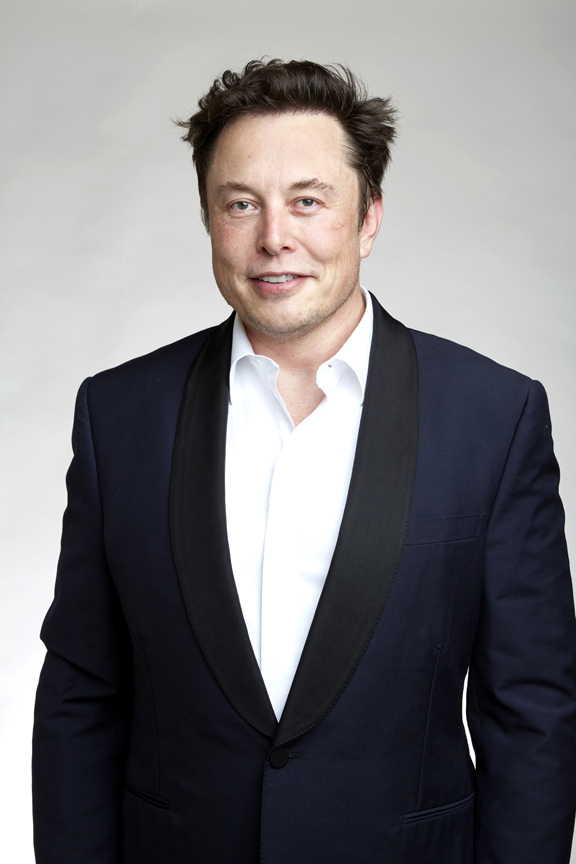
#> input picture 3.jpg, 576 x 864 px
$ python main.py
#> lines starting #> are read from the running program, lines starting #| are printed output that depends on the picture
import matplotlib
import numpy as np
import cv2


img = cv2.imread("3.jpg")
#> img is the input picture: shape (864, 576, 3); mean B, G, R 121.3, 118.8, 120.7
height, width = img.shape[0:2]
#> height = 864; width = 576

rotationMatrix = cv2.getRotationMatrix2D((width/2, height/2), 90, .5)


newImg = cv2.resize(img, (0,0), fx=0.75, fy=0.75)

gray = cv2.cvtColor(newImg, cv2.COLOR_BGR2GRAY)
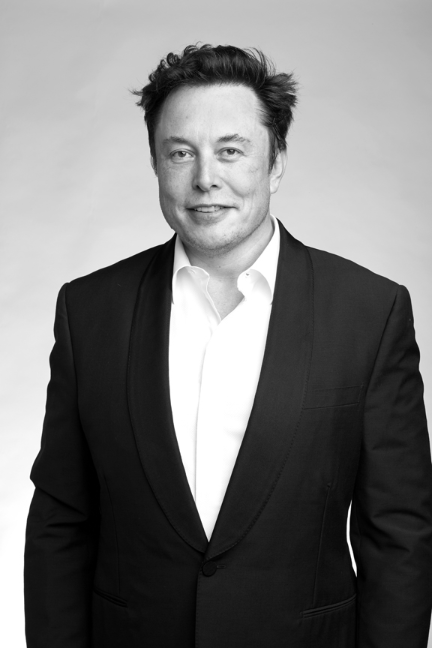
#> gray: shape (648, 432); min 0, max 255, mean 119.6
inverted_img = 255-gray
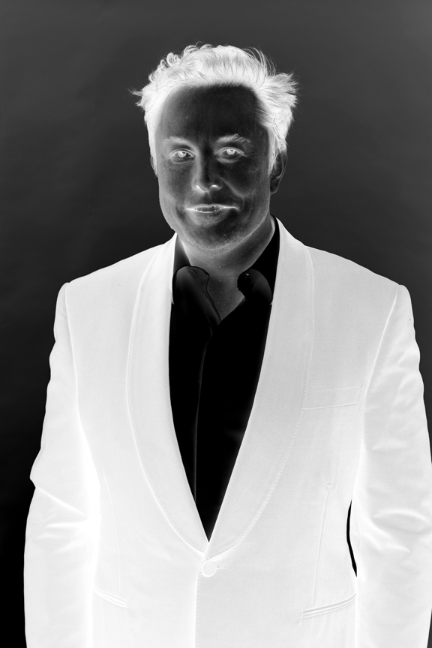
#> inverted_img: shape (648, 432); min 0, max 255, mean 135.4
blur=cv2.blur(inverted_img,(5,5))
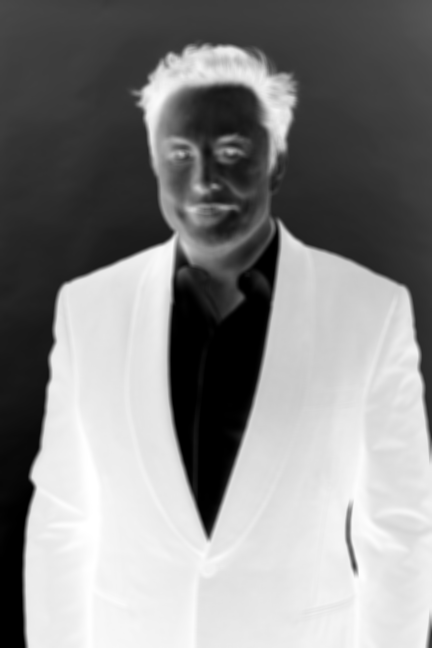
#> blur: shape (648, 432); min 0, max 255, mean 135.4


img_blend= cv2.divide(gray, 255-blur, scale=256)
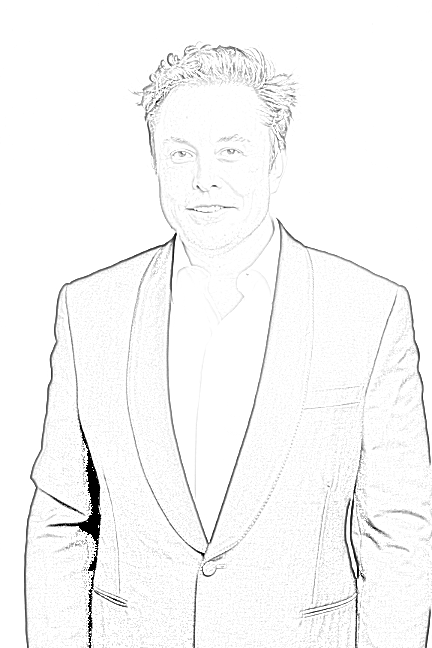
#> img_blend: shape (648, 432); min 0, max 255, mean 247.8
f=cv2.cvtColor(img_blend, cv2.COLOR_GRAY2BGR)
#> (the run stopped early here; a loop or call above may not have finished)

$ run again, with 2.jpg copied over 3.jpg
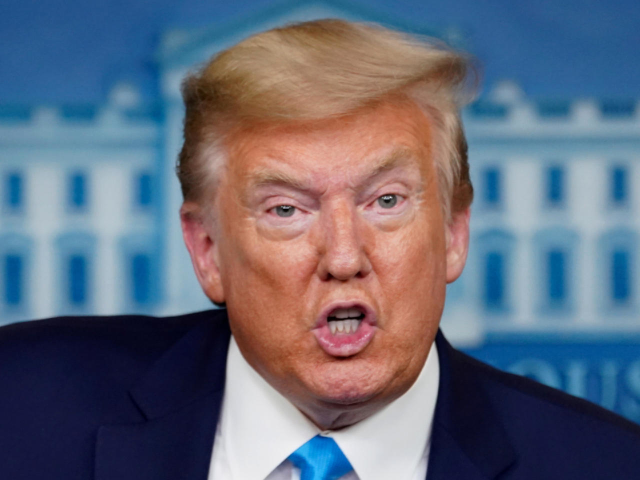
#> input picture 2.jpg, 1280 x 960 px (shown at 1/2 size)
#> img is the input picture: shape (960, 1280, 3); mean B, G, R 122.3, 105.8, 99.6
#> `inverted_img = 255-gray`:
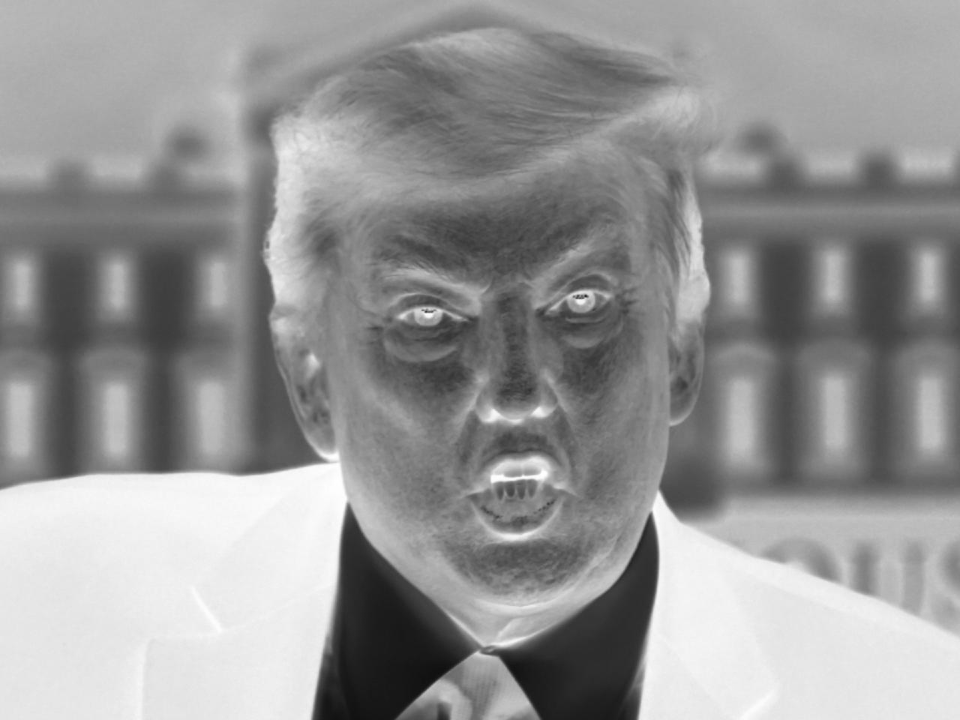
#> inverted_img: shape (720, 960); min 13, max 255, mean 149.2
#> `img_blend= cv2.divide(gray, 255-blur, scale=256)`:
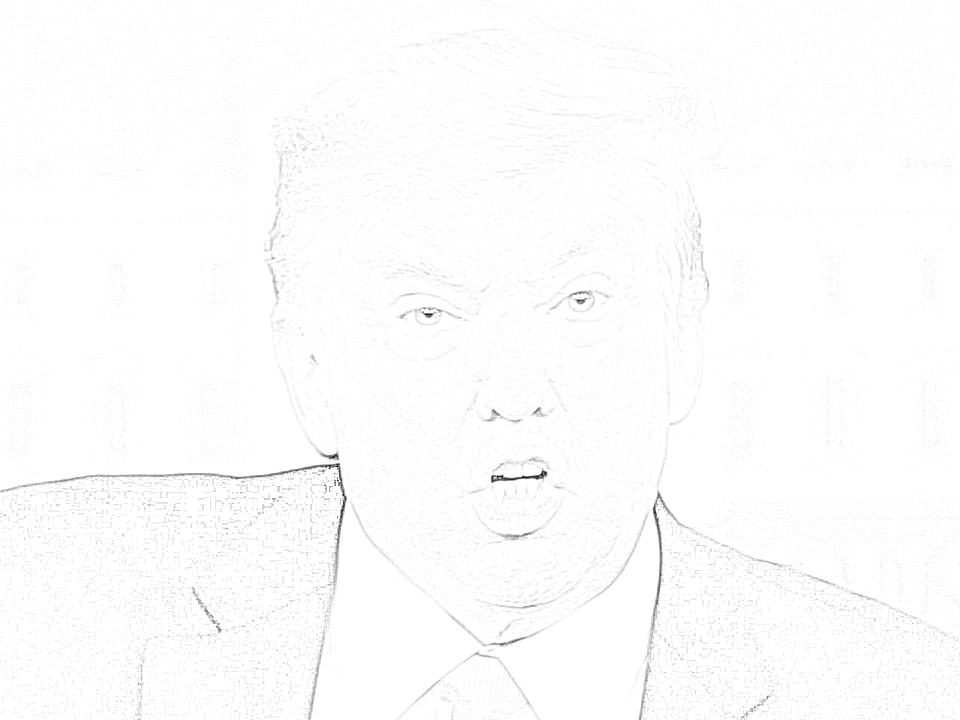
#> img_blend: shape (720, 960); min 0, max 255, mean 252.8

$ run again, with 1.png saved as 3.jpg
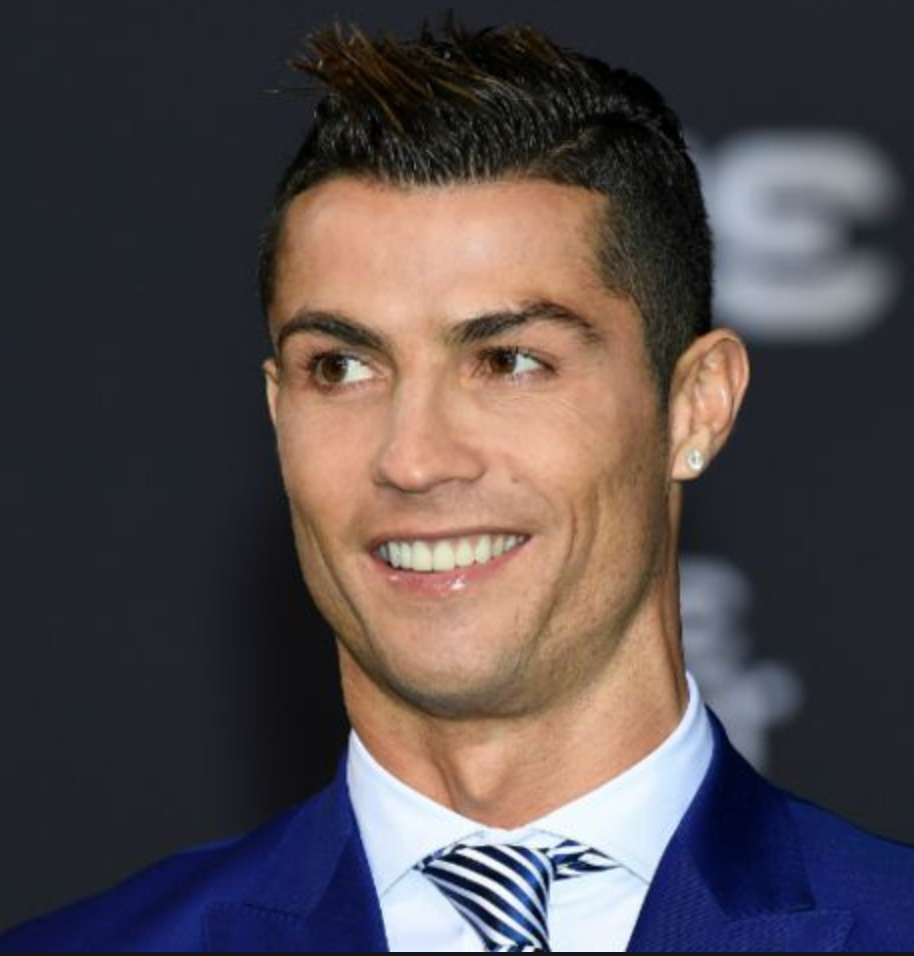
#> input picture 1.png, 914 x 956 px
#> img is the input picture: shape (956, 914, 3); mean B, G, R 76.1, 74.2, 82.6
#> `inverted_img = 255-gray`:
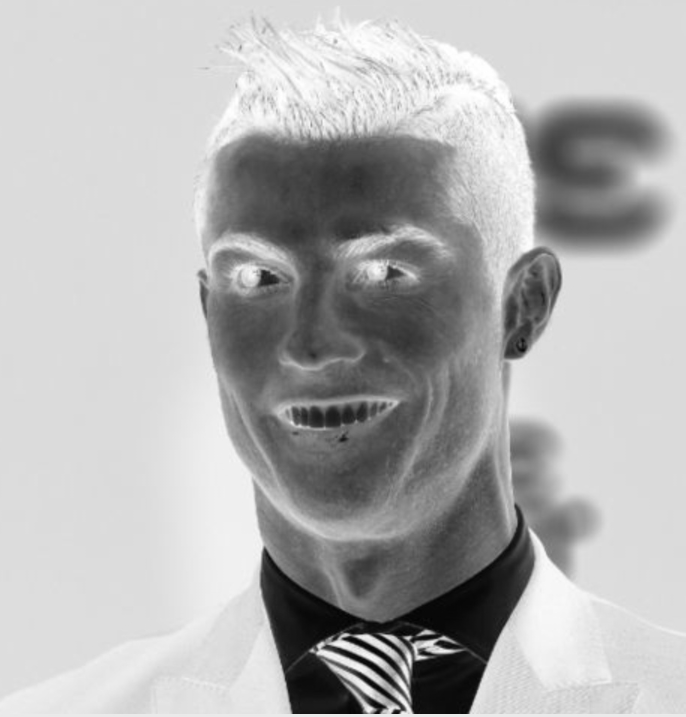
#> inverted_img: shape (717, 686); min 3, max 255, mean 178.1
#> `img_blend= cv2.divide(gray, 255-blur, scale=256)`:
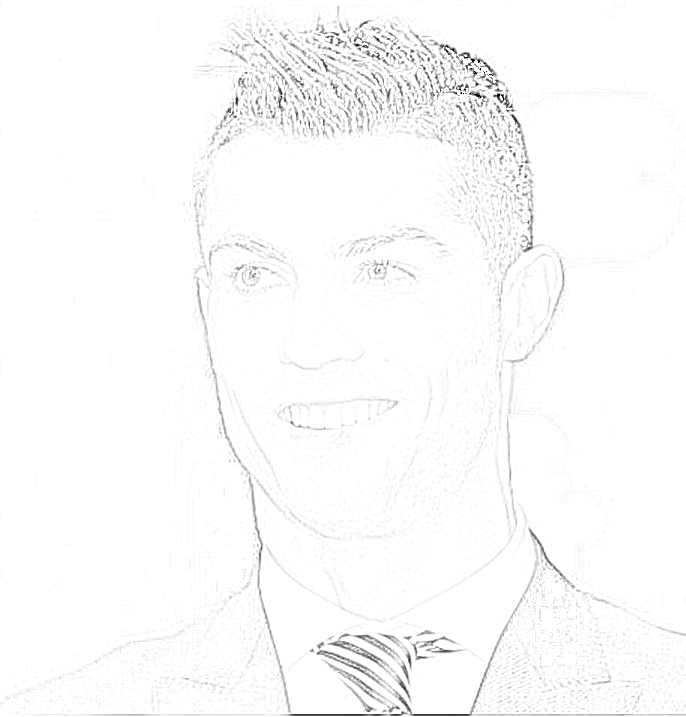
#> img_blend: shape (717, 686); min 0, max 255, mean 250.8
